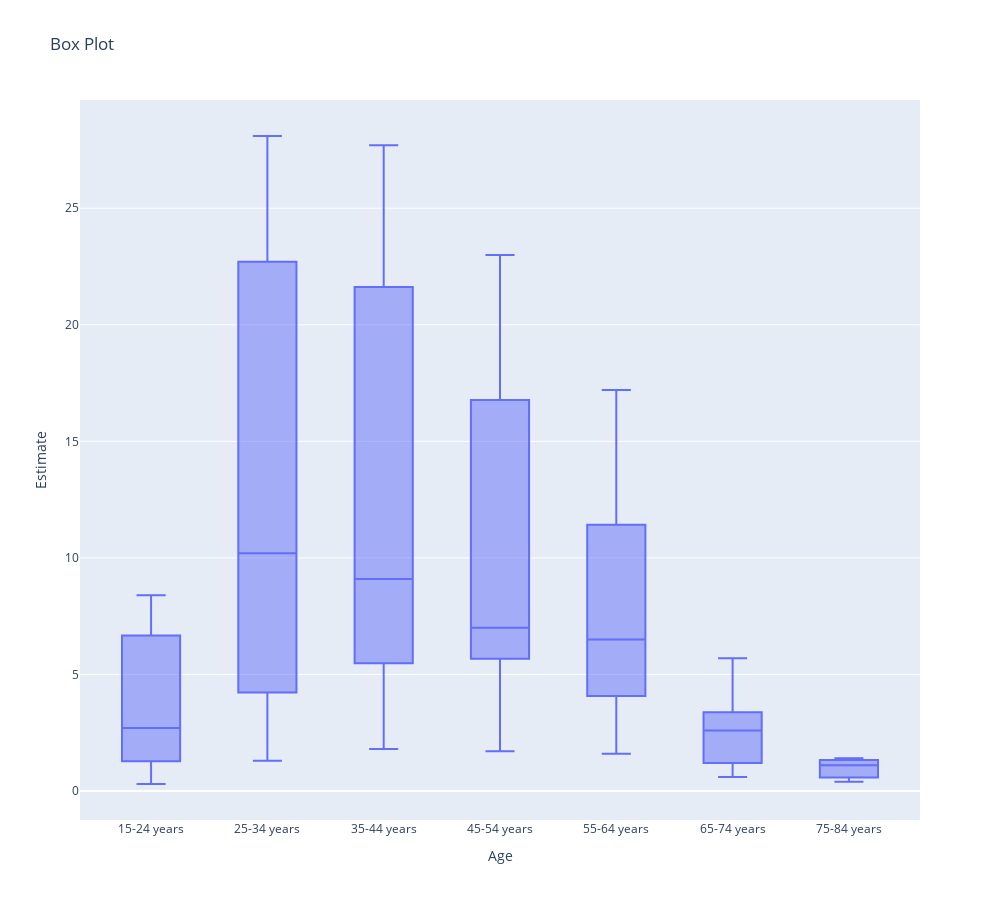

The notebook cell saved with this chart:
### Code cell
import seaborn as sns
import plotly.express as px
from plotly.graph_objs import *

sns.set_theme(style="ticks")
filtered_data = data[(data['YEAR'] == 2018) & (data['STUB_NAME'] == 'Age') & (data['PANEL'] != 'All drug overdose deaths') & (data['STUB_LABEL'] != 'Under 15 years')  & (data['STUB_LABEL'] != '85 years and over') ]
sns.boxplot(x="AGE_NUM", y="ESTIMATE", data=filtered_data)

fig = px.box(filtered_data, x="STUB_LABEL", y="ESTIMATE", title='Box Plot',
             labels={'ESTIMATE': 'Estimate', 'STUB_LABEL': 'Age'}, hover_data=['STUB_LABEL', 'ESTIMATE'], 
             width=1000, 
             height = 900,
             boxmode='group',
             )

fig.update_traces(width=0.5)
            
fig.show()

### Figure 1 — Plotly figure (JSON) as saved in the notebook; plotly's stock layout.template omitted (floating-point values rounded to 4 significant figures)
{"data": [{"alignmentgroup": "True", "hovertemplate": "Age=%{x}<br>Estimate=%{y}<extra></extra>", "legendgroup": "", "marker": {"color": "#636efa"}, "name": "", "notched": false, "offsetgroup": "", "orientation": "v", "showlegend": false, "type": "box", "width": 0.5, "x": ["15-24 years", "25-34 years", "35-44 years", "45-54 years", "55-64 years", "65-74 years", "75-84 years", "15-24 years", "25-34 years", "35-44 years", "45-54 years", "55-64 years", "65-74 years", "75-84 years", "15-24 years", "25-34 years", "35-44 years", "45-54 years", "55-64 years", "65-74 years", "75-84 years", "15-24 years", "25-34 years", "35-44 years", "45-54 years", "55-64 years", "65-74 years", "75-84 years", "15-24 years", "25-34 years", "35-44 years", "45-54 years", "55-64 years", "65-74 years", "75-84 years"], "x0": " ", "xaxis": "x", "y": [8.4, 28.1, 27.7, 23, 17.2, 5.7, 1.4, 1.6, 5.2, 6.7, 7, 6.5, 2.6, 1.1, 0.3, 1.3, 1.8, 1.7, 1.6, 0.6, null, 6.1, 20.9, 19.6, 14.7, 9.5, 2.6, 0.4, 2.7, 10.2, 9.1, 7, 4.9, 1.4, null], "y0": " ", "yaxis": "y"}], "layout": {"boxmode": "group", "height": 900, "legend": {"tracegroupgap": 0}, "title": {"text": "Box Plot"}, "width": 1000, "xaxis": {"anchor": "y", "domain": [0, 1], "title": {"text": "Age"}}, "yaxis": {"anchor": "x", "domain": [0, 1], "title": {"text": "Estimate"}}}}
